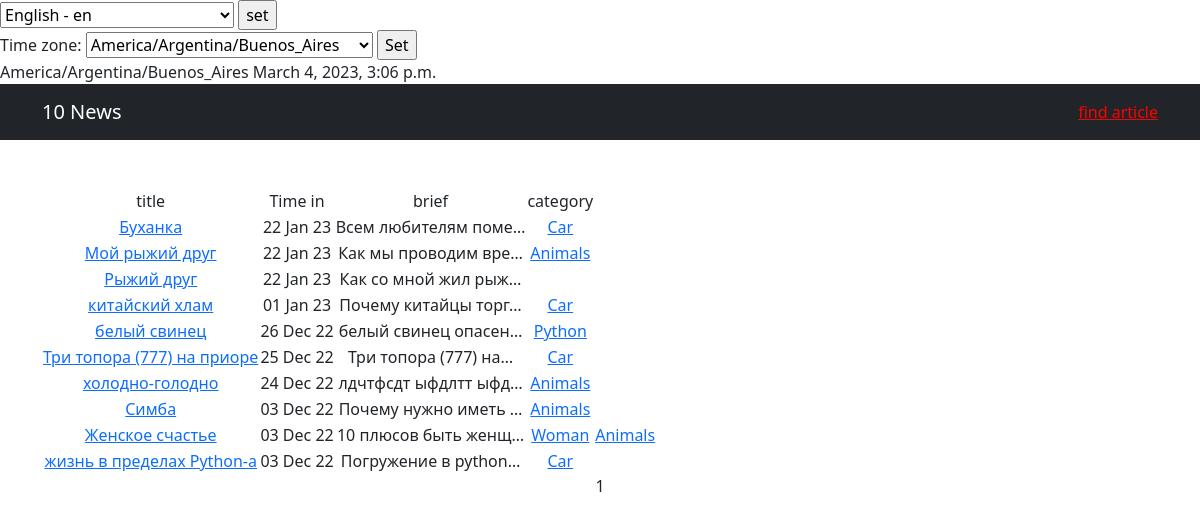
Before: /news/ with the older database file.
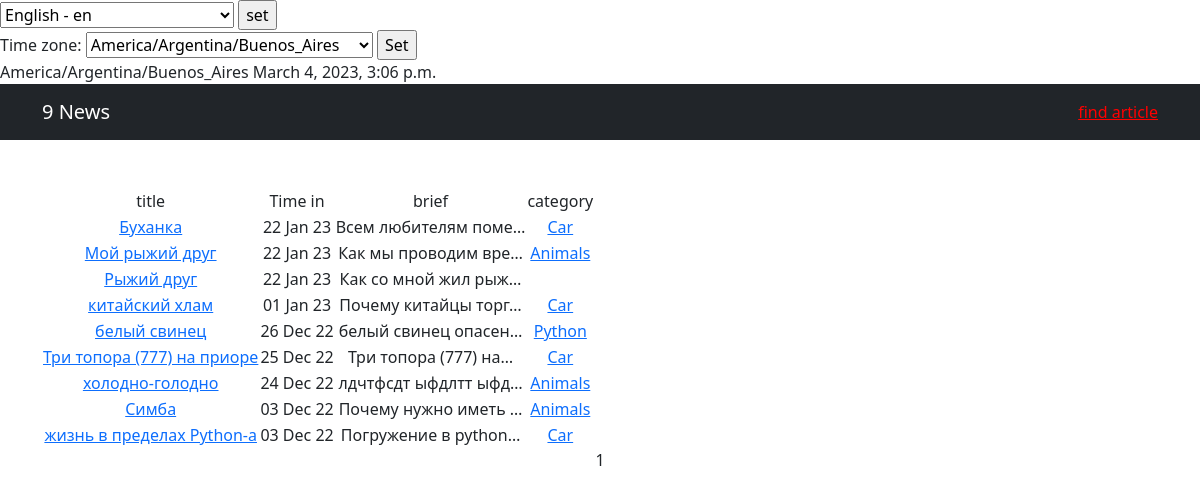
After: the same page with the newer database file.
### news/models.py (models this page shows, shortened)
class Post(models.Model):
    author = models.ForeignKey(Author, on_delete=models.CASCADE, help_text=_('Author'))
    category = models.ManyToManyField(Category, through='PostCategory', help_text=_('Category'))
    NEWS = 'NE'
    ARTICLE = 'AR'
    CATEGORY_CHOICES = (
        (NEWS, _('Новости')),
        (ARTICLE, _('Статья'))
    )
    change_news = models.CharField(max_length=2, choices=CATEGORY_CHOICES, default=ARTICLE, help_text=_('change news'))
    time_in = models.DateTimeField(auto_now_add=True, help_text=_('time in'))
    head_news = models.CharField(max_length=128, help_text=_('head news'))
    text_news = models.TextField(help_text=_('text news'))
    rate_news = models.SmallIntegerField(default=0, help_text=_('rate news'))

class Category(models.Model):
    category = models.CharField(max_length=64, unique=True, help_text=_('Category'))
    subscribers = models.ManyToManyField(User, related_name='categories', help_text=_('Subscribers'))
    def __str__(self):
        return f'{self.category}'

### news/views.py (the view, shortened to what this page needs)
# urls.py: path('', News.as_view(), name='news'),
class News(ListView):
    model = Post
    ordering = '-time_in'
    template_name = 'news.html'
    context_object_name = 'news'
    paginate_by = 10
    def get_context_data(self, **kwargs):
        current_time = timezone.localtime(timezone.now())
        context = super().get_context_data(**kwargs)
        context['current_time'] = current_time
        context['timezones'] = pytz.common_timezones
        return context

### news/templatetags/custom_filters.py (called while the page is built)
@register.filter()
def censor(word, code="*"):
    wordMat = word.lower().translate(str.maketrans('', '', string.punctuation + string.digits))
    for mat in list_mat:
        while mat in wordMat:
            word_a = wordMat.replace(mat[1:], code * (len(mat) - 1))
            print(word_a)
            wordMat = word_a
            word = wordMat
    return f'{word}'

@register.simple_tag(name="get_hour")
def current_hour():
    now = datetime.now()
    return now.strftime("%H")

### templates/news.html (shortened to what this page needs)
{% extends 'flatpages/default.html' %}
{% load i18n %}
{% load custom_filters %}
{% block title %}
{{news|length}} {% trans "Новости" %}
<a style="color: red" href="{% url 'search' %}">{% trans "Найти статью" %}</a>
{% endblock title %}
{% block content %}
<table>
    <tr>
        <td>{% trans "Заголовок" %}</td>
        <td>{% trans "Дата публикации" %}</td>
        <td>{% trans "Кратко" %}</td>
        <td>{% trans "Категория" %}</td>
    </tr>
    {% if news %}
        {% for new in news %}
        <tr>
            <td><a href="/news/{{new.pk}}">{{new.head_news|censor}}</a></td>
            <td>{{new.time_in|date:"d M y"}}</td>
            <td>{{new.text_news|censor|truncatechars:20}}</td>
            {% for category in new.category.all %}
            <td><a href="{% url 'category_list' category.id %}">{{ category }}</a></td>
            {% endfor %}
            <td>
            </td>
        </tr>
        {% endfor %}
    {% else %}
        <h3>{% trans "В данный момент пока еще нет статей" %}</h3>
    {% endif %}
</table>
    {{ page_obj.number }}
{% endblock content %}

Changed rows visible on the page:
removed Post: head_news|censor "Женское счастье", time_in "03 Dec 22", text_news|censor "10 плюсов быть женщ…", Category (category "Animals")
no longer on this page (row unchanged): Category: category "Woman", shown under "Женское счастье"
Other visible differences:
{{ news|length }}: "10" → "9"
